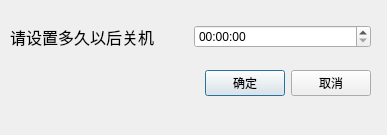
<?xml version="1.0" encoding="UTF-8"?>
<ui version="4.0">
 <class>timeDialog</class>
 <widget class="QDialog" name="timeDialog">
  <property name="geometry">
   <rect>
    <x>0</x>
    <y>0</y>
    <width>387</width>
    <height>135</height>
   </rect>
  </property>
  <property name="windowTitle">
   <string>Dialog</string>
  </property>
  <widget class="QWidget" name="">
   <property name="geometry">
    <rect>
     <x>10</x>
     <y>10</y>
     <width>361</width>
     <height>101</height>
    </rect>
   </property>
   <layout class="QVBoxLayout" name="verticalLayout">
    <item>
     <layout class="QHBoxLayout" name="horizontalLayout_2">
      <item>
       <widget class="QLabel" name="label">
        <property name="font">
         <font>
          <pointsize>12</pointsize>
         </font>
        </property>
        <property name="text">
         <string>请设置多久以后关机</string>
        </property>
       </widget>
      </item>
      <item>
       <widget class="QTimeEdit" name="timeEdit"/>
      </item>
     </layout>
    </item>
    <item>
     <layout class="QHBoxLayout" name="horizontalLayout">
      <item>
       <spacer name="horizontalSpacer">
        <property name="orientation">
         <enum>Qt::Horizontal</enum>
        </property>
        <property name="sizeHint" stdset="0">
         <size>
          <width>40</width>
          <height>20</height>
         </size>
        </property>
       </spacer>
      </item>
      <item>
       <widget class="QPushButton" name="okButton">
        <property name="text">
         <string>确定</string>
        </property>
       </widget>
      </item>
      <item>
       <widget class="QPushButton" name="cancelButton">
        <property name="text">
         <string>取消</string>
        </property>
       </widget>
      </item>
     </layout>
    </item>
   </layout>
  </widget>
 </widget>
 <resources/>
 <connections/>
</ui>
